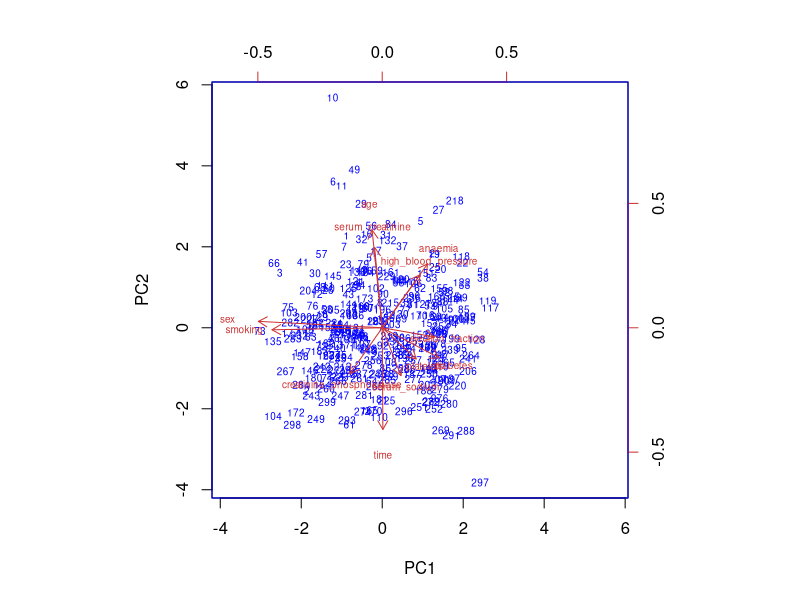
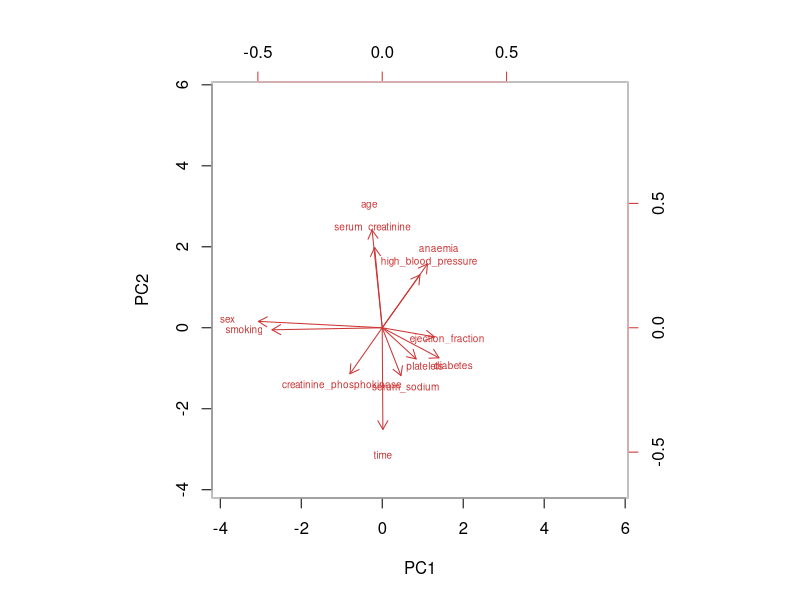
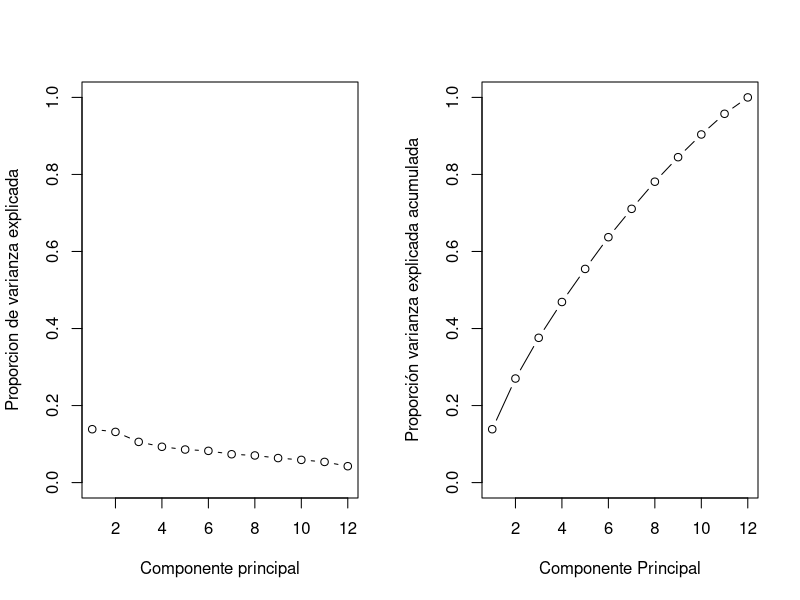

Source code (R) for these figures, in order:
## ---- chunk 1
hf <- read.csv('../data/heart_failure.csv')
## ---- chunk 2
dim(hf)
colnames(hf)
## ---- chunk 3
hf.data<- as.matrix(hf[1:12])

row.names(hf.data) <- c(1:299)

status <- hf$death
## ---- chunk 4
print("Media")
colMeans(hf.data)

print("Desciación típica")
apply(hf.data, 2, sd)


## ---- chunk 5
hf.pr <- prcomp(hf.data, scale=TRUE, center=TRUE)
summary(hf.pr)

## ---- chunk 6
biplot(x = hf.pr, scale = 0, cex = 0.6, col = c("blue", "brown3"))
biplot(x = hf.pr, scale = 0, cex = 0.6, col = c("white", "brown3"))
## ---- chunk 7

par(mfrow = c(1, 2))

var <-hf.pr$sdev^2

pve<-var/sum(var)

plot(pve, xlab = "Componente principal",
     ylab = "Proporcion de varianza explicada",
     ylim = c(0, 1), type = "b")

# Plot cumulative proportion of variance explained
plot(cumsum(pve), xlab = "Componente Principal",
     ylab = "Proporción varianza explicada acumulada",
     ylim = c(0, 1), type = "b")
